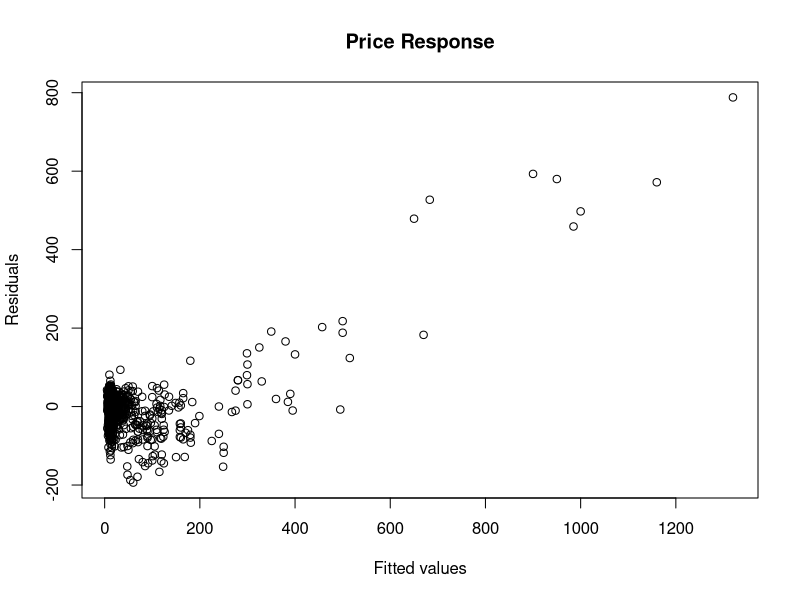
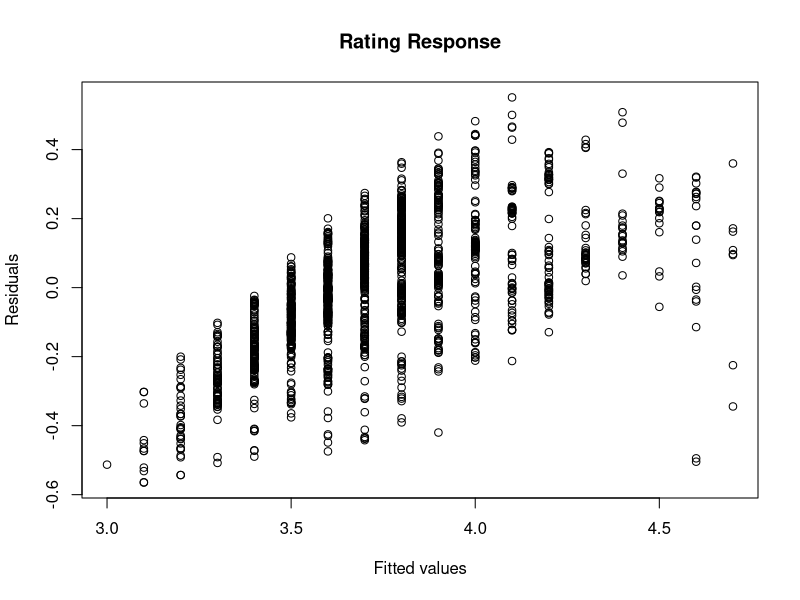
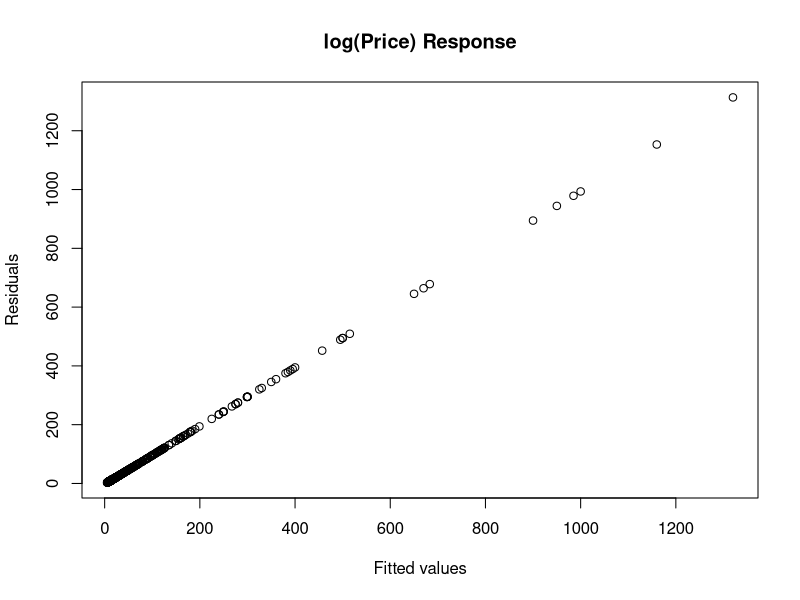
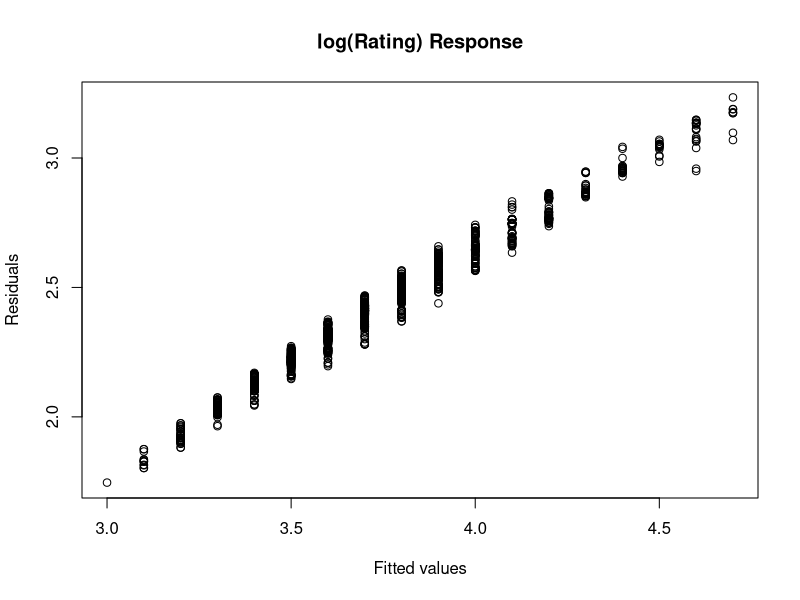

R code for these plots, in order: (Note: this script raises an error after producing the figures.)
library(dplyr)
library(glmnet)
library(boot)
library(leaps)
library(Matrix)
library(pls)
library(fastDummies)

# Cleaning data and removing outliers

df <- read.csv("WineData.csv")

df <- na.omit(df)
df <- subset(df, select = -c(X, Id, Name, Winery, StyleName, Region))
df <- subset(df, Acidity != -1 & Year > 1950 & Country != "Mexico" & Country != "NONE")

df <- dummy_cols(df, select_columns = 'Type')
df <- dummy_cols(df, select_columns = 'Vintage')
df <- dummy_cols(df, select_columns = 'Nat')
df <- dummy_cols(df, select_columns = 'Country')
df <- dummy_cols(df, select_columns = 'Size')

#df <- subset(df, select = c(Type, Vintage, Nat, Country, Size))

df$Type <- as.factor(df$Type)
df$Type <- model.matrix( ~ Type - 1, data=df)

df$Vintage <- as.factor(df$Vintage)
df$Vintage <- model.matrix( ~ Vintage - 1, data=df)

df$Nat <- as.factor(df$Nat)
df$Nat <- model.matrix( ~ Nat - 1, data=df)

df$Country = as.factor(df$Country)
df$Country <- model.matrix( ~ Country - 1, data=df)

df$Size <- as.factor(df$Size)
df$Size <- model.matrix( ~ Size - 1, data=df)

df.Pricelm <- lm(Price ~ ., data=df)
df.Ratinglm <- lm(Rating ~ ., data = df)

dfPriceRes <- rstudent(df.Pricelm)
dfRatingRes <- rstudent(df.Ratinglm)

dfPrice.post <- df[abs(dfPriceRes) < 3,]
dfRating.post <- df[abs(dfRatingRes) < 3,]

dfPrice.post <- na.omit(dfPrice.post)
dfRating.post <- na.omit(dfRating.post)

# Training Linear Models and Checking for Non-constant Error Variance

set.seed(1)
trainPrice <- sample(1:nrow(dfPrice.post), nrow(dfPrice.post) * 0.6)
trainRating <- sample(1:nrow(dfRating.post), nrow(dfRating.post) * 0.6)

Price_lm.fit <- glm(Price ~ ., data = dfPrice.post)
Rating_lm.fit <- lm(Rating ~ ., data = dfRating.post, subset = trainRating)

dfPrice.post_test <- dfPrice.post[-trainPrice,]
dfRating.post_test <- dfRating.post[-trainRating,]

Price.predict <- predict.lm(Price_lm.fit, dfPrice.post_test, type= "response")
Rating.predict <- predict.lm(Rating_lm.fit, dfRating.post_test, type="response")

mean((dfPrice.post_test$Price - Price.predict)^2)
mean((dfRating.post_test$Rating - Rating.predict)^2)

Price_resid <- dfPrice.post_test$Price - Price.predict
Rating_resid <- dfRating.post_test$Rating - Rating.predict

plot(dfPrice.post_test$Price, Price_resid, xlab = "Fitted values", ylab = "Residuals", main = "Price Response")
plot(dfRating.post_test$Rating, Rating_resid, xlab = "Fitted values", ylab = "Residuals", main = "Rating Response")

Price_lm.transform_fit <- lm(log(Price) ~ ., data = dfPrice.post, subset = trainPrice)
Rating_lm.transform_fit <- lm(log(Rating) ~ ., data = dfRating.post, subset = trainRating)

Price.predict_transform <- predict.lm(Price_lm.transform_fit, dfPrice.post_test, type= "response")
Rating.predict_transform <- predict.lm(Rating_lm.transform_fit, dfRating.post_test, type="response")

Price_resid.transform <- dfPrice.post_test$Price - Price.predict_transform
Rating_resid.transform <- dfRating.post_test$Rating - Rating.predict_transform

plot(dfPrice.post_test$Price, Price_resid.transform, xlab = "Fitted values", ylab = "Residuals", main = "log(Price) Response")
plot(dfRating.post_test$Rating, Rating_resid.transform, xlab = "Fitted values", ylab = "Residuals", main = "log(Rating) Response")

mean((Price_resid.transform)^2)
mean((Rating_resid.transform)^2)

summary(Price_lm.transform_fit)
summary(Rating_lm.transform_fit)

# Best Subset Selection

Price <- dfPrice.post[1]

dfPrice.post <- as.data.frame(scale(dfPrice.post[2:11]))

dfPrice.post <- cbind(Price, dfPrice.post)

Price_regfit.full <- regsubsets(log(Price) ~ ., data = dfPrice.post[trainPrice,], nvmax = 30)
Rating_regfit.full <- regsubsets(log(Rating) ~ ., data = dfRating.post[trainRating,], nvmax = 30)

plot(summary(Price_regfit.full)$adjr2, type="b", xlab="# of Predictors", ylab=expression(R^2), main = "Best Subset Selection of Price Regression - R^2")
plot(summary(Rating_regfit.full)$adjr2, type = "b", xlab = "p", ylab = expression(R^2), main = "Best Subset Selection of Rating Regression - R^2")
plot(summary(Price_regfit.full)$cp, type="b", xlab="p", ylab=expression(C[p]), main = "Best Subset Selection of Price Regression - Cp")
plot(summary(Rating_regfit.full)$cp, type="b", xlab="p", ylab=expression(C[p]), main = "Best Subset Selection of Rating Regression - Cp")

which.max(summary(Price_regfit.full)$adjr2)
which.min(summary(Price_regfit.full)$cp)
which.max(summary(Rating_regfit.full)$adjr2)
which.min(summary(Rating_regfit.full)$cp)

summary(Price_regfit.full)$adjr2[24]
summary(Price_regfit.full)$cp[20]

summary(Rating_regfit.full)$adjr2[20]

coef(Price_regfit.full, 20)
coef(Rating_regfit.full, 23)

test_mat = model.matrix (Rating~., data = dfRating.post[-trainRating,])
coefi = coef(Rating_regfit.full, id = 20)
pred = test_mat[,names(coefi)]%*%coefi
val_errors = mean((dfRating.post$Rating[-trainRating]-pred)^2)
